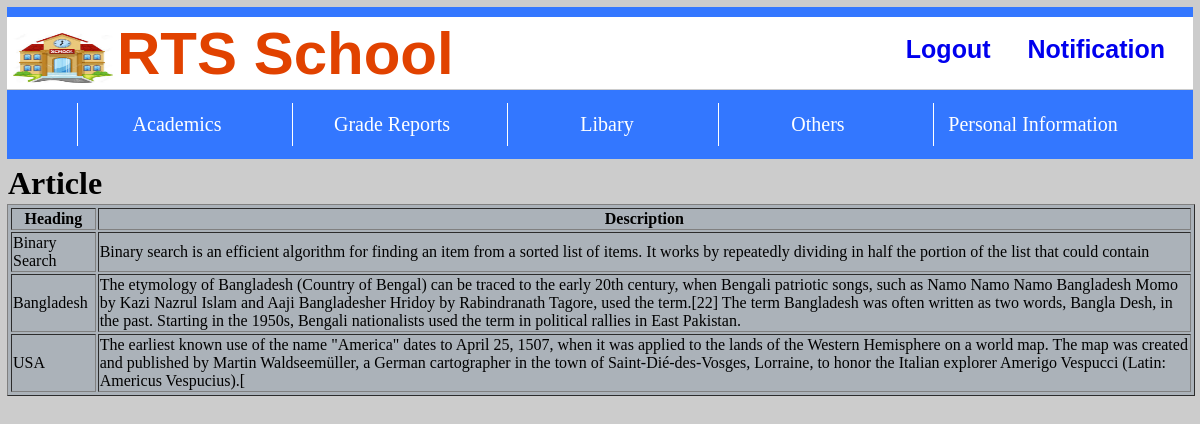
Page /Student/article.php (signed in) on the committed database.
### tables this page shows
CREATE TABLE `article` (
  `id` int(10) NOT NULL,
  `writerid` varchar(50) NOT NULL,
  `heading` varchar(50) NOT NULL,
  `description` varchar(2000) NOT NULL,
  `keywords` varchar(50) NOT NULL
);

### Student/article.php (the view, shortened to what this page needs)
<?php
if(isset($_COOKIE['userid']))
{
?>
<!DOCTYPE html>
<html>
  <head>
   <link rel="stylesheet" type="text/css" href="../CSS/menubar.css">
  </head>
  <body>
    <header>
     <div class="head">
    <h1>
        <a href="studentHome.php">
      <img src="xyz.jpg" height="50px" width="100px" align="center"></a>RTS School
           <a class="notification" href="notification.php">Notification</a>
         <a class="logout"href="logout.php">Logout</a>
    </h1>
  </div>
  <div class="nav">
    <ul class="main-menu">
      <li>Academics
            </li>
      <li>Grade Reports
      </li>
      <li>Libary
      <li>Others
      </li>
      <li>Personal Information
    </ul>
  </div>
    </header>
      <div>
        <h1>Article</h1>
        <table border="1" width="100%" bgcolor="#ABB2B9">
      <tr>
      <th>Heading</th>
      <th>Description</th>
      </tr>
      <?php
        $conn = mysqli_connect('localhost', 'root', '', 'school');
        $sql1 = "select * from article;";
        $result1 = mysqli_query($conn, $sql1);
        while($user1 = mysqli_fetch_assoc($result1)){
          ?>
          <tr>
            <td><?php echo $user1["heading"]; ?></td>
            <td><?php echo $user1["description"]; ?></td>
          </tr>
          <?php
        }
      ?>
    </table>
     </div>
  </body>
</html>
<?php
}
else
{
  header('location: ../Login/Login.html');
}
?>

### CSS/menubar.css (style rules this page uses)
body { background:#ccc; }
* { padding: 1px; margin: 1px; }
.head { background: white; color: RGB(225,66,0); padding: 0px 0px; font-family: sans-serif; font-size: 30px; border-top:10px solid #37f; }
.logout { float:right; display:inline; padding: 15px 25px 0 10px; font-family: sans-serif; font-size: 25px; }
.notification { float:right; display:inline; padding: 15px 25px 0 10px; font-family: sans-serif; font-size: 25px; }
.nav { padding: 10px 0px; background: #37f; text-align: center; }
.main-menu>li { display: inline-block; width: 200px; padding: 10px 0px; margin-left: 10px; text-align: center; color: white; font-size: 20px; border-left: 1px solid white; transition: .4s; cursor: pointer; box-sizing: border-box; }
a { text-decoration: none; }

### rows in the picture
article: heading "Binary Search", description "Binary search is an efficient algorithm for finding an item from a sorted list of items. It works by repeatedly dividing in half the portion of the list that could contain"
article: heading "Bangladesh", description "The etymology of Bangladesh (Country of Bengal) can be traced to the early 20th century, when Bengali patriotic songs, such as Namo Namo Namo Bangladesh Momo by Kazi Nazrul Islam and Aaji Bangladesher Hridoy by Rabindranath Tagore, used the term.[22] The term Bangladesh was often written as two words, Bangla Desh, in the past. Starting in the 1950s, Bengali nationalists used the term in political rallies in East Pakistan."
article: heading "USA", description "The earliest known use of the name \"America\" dates to April 25, 1507, when it was applied to the lands of the Western Hemisphere on a world map. The map was created and published by Martin Waldseemüller, a German cartographer in the town of Saint-Dié-des-Vosges, Lorraine, to honor the Italian explorer Amerigo Vespucci (Latin: Americus Vespucius).["
